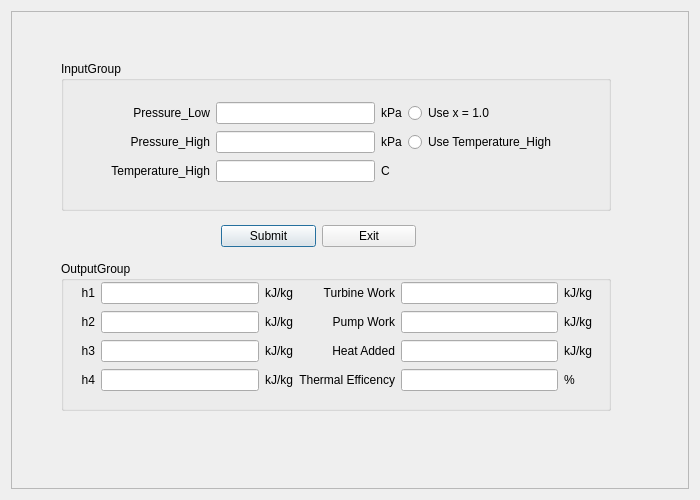
<?xml version="1.0" encoding="UTF-8"?>
<ui version="4.0">
 <class>Window1</class>
 <widget class="QDialog" name="Window1">
  <property name="enabled">
   <bool>true</bool>
  </property>
  <property name="geometry">
   <rect>
    <x>0</x>
    <y>0</y>
    <width>700</width>
    <height>500</height>
   </rect>
  </property>
  <property name="windowTitle">
   <string>Dialog</string>
  </property>
  <layout class="QHBoxLayout" name="horizontalLayout">
   <item>
    <widget class="QFrame" name="frame">
     <property name="frameShape">
      <enum>QFrame::StyledPanel</enum>
     </property>
     <property name="frameShadow">
      <enum>QFrame::Raised</enum>
     </property>
     <widget class="QGroupBox" name="inputGroup">
      <property name="geometry">
       <rect>
        <x>50</x>
        <y>50</y>
        <width>550</width>
        <height>150</height>
       </rect>
      </property>
      <property name="title">
       <string>InputGroup</string>
      </property>
      <widget class="QWidget" name="">
       <property name="geometry">
        <rect>
         <x>50</x>
         <y>40</y>
         <width>446</width>
         <height>82</height>
        </rect>
       </property>
       <layout class="QGridLayout" name="gridLayout_2">
        <item row="0" column="0">
         <widget class="QLabel" name="lable1">
          <property name="text">
           <string>Pressure_Low</string>
          </property>
          <property name="alignment">
           <set>Qt::AlignRight|Qt::AlignTrailing|Qt::AlignVCenter</set>
          </property>
         </widget>
        </item>
        <item row="0" column="1">
         <widget class="QLineEdit" name="txtInput1">
          <property name="text">
           <string/>
          </property>
          <property name="frame">
           <bool>true</bool>
          </property>
         </widget>
        </item>
        <item row="0" column="2">
         <widget class="QLabel" name="unit1">
          <property name="text">
           <string>kPa</string>
          </property>
         </widget>
        </item>
        <item row="0" column="3">
         <widget class="QRadioButton" name="rBtn1">
          <property name="text">
           <string>Use x = 1.0</string>
          </property>
         </widget>
        </item>
        <item row="1" column="0">
         <widget class="QLabel" name="label2">
          <property name="text">
           <string>Pressure_High</string>
          </property>
          <property name="alignment">
           <set>Qt::AlignRight|Qt::AlignTrailing|Qt::AlignVCenter</set>
          </property>
         </widget>
        </item>
        <item row="1" column="1">
         <widget class="QLineEdit" name="txtInput2">
          <property name="frame">
           <bool>true</bool>
          </property>
         </widget>
        </item>
        <item row="1" column="2">
         <widget class="QLabel" name="unit2">
          <property name="text">
           <string>kPa</string>
          </property>
         </widget>
        </item>
        <item row="1" column="3">
         <widget class="QRadioButton" name="rBtn2">
          <property name="text">
           <string>Use Temperature_High</string>
          </property>
         </widget>
        </item>
        <item row="2" column="0">
         <widget class="QLabel" name="label3">
          <property name="text">
           <string>Temperature_High</string>
          </property>
          <property name="alignment">
           <set>Qt::AlignRight|Qt::AlignTrailing|Qt::AlignVCenter</set>
          </property>
         </widget>
        </item>
        <item row="2" column="1">
         <widget class="QLineEdit" name="txtInput3">
          <property name="frame">
           <bool>true</bool>
          </property>
         </widget>
        </item>
        <item row="2" column="2">
         <widget class="QLabel" name="unit3">
          <property name="text">
           <string>C</string>
          </property>
         </widget>
        </item>
       </layout>
      </widget>
     </widget>
     <widget class="QGroupBox" name="outputGroup">
      <property name="geometry">
       <rect>
        <x>50</x>
        <y>250</y>
        <width>550</width>
        <height>150</height>
       </rect>
      </property>
      <property name="title">
       <string>OutputGroup</string>
      </property>
      <widget class="QWidget" name="">
       <property name="geometry">
        <rect>
         <x>20</x>
         <y>20</y>
         <width>511</width>
         <height>111</height>
        </rect>
       </property>
       <layout class="QGridLayout" name="gridLayout">
        <item row="0" column="0">
         <widget class="QLabel" name="label4">
          <property name="text">
           <string>h1</string>
          </property>
          <property name="alignment">
           <set>Qt::AlignRight|Qt::AlignTrailing|Qt::AlignVCenter</set>
          </property>
         </widget>
        </item>
        <item row="0" column="1">
         <widget class="QLineEdit" name="txtDisplay1">
          <property name="readOnly">
           <bool>true</bool>
          </property>
         </widget>
        </item>
        <item row="0" column="2">
         <widget class="QLabel" name="unit4">
          <property name="text">
           <string>kJ/kg</string>
          </property>
         </widget>
        </item>
        <item row="0" column="3">
         <widget class="QLabel" name="label8">
          <property name="text">
           <string>Turbine Work</string>
          </property>
          <property name="alignment">
           <set>Qt::AlignRight|Qt::AlignTrailing|Qt::AlignVCenter</set>
          </property>
         </widget>
        </item>
        <item row="0" column="4">
         <widget class="QLineEdit" name="txtDisplay5">
          <property name="readOnly">
           <bool>true</bool>
          </property>
         </widget>
        </item>
        <item row="0" column="5">
         <widget class="QLabel" name="unit8">
          <property name="text">
           <string>kJ/kg</string>
          </property>
         </widget>
        </item>
        <item row="1" column="0">
         <widget class="QLabel" name="label5">
          <property name="text">
           <string>h2</string>
          </property>
          <property name="alignment">
           <set>Qt::AlignRight|Qt::AlignTrailing|Qt::AlignVCenter</set>
          </property>
         </widget>
        </item>
        <item row="1" column="1">
         <widget class="QLineEdit" name="txtDisplay2">
          <property name="readOnly">
           <bool>true</bool>
          </property>
         </widget>
        </item>
        <item row="1" column="2">
         <widget class="QLabel" name="unit5">
          <property name="text">
           <string>kJ/kg</string>
          </property>
         </widget>
        </item>
        <item row="1" column="3">
         <widget class="QLabel" name="label9">
          <property name="text">
           <string>Pump Work</string>
          </property>
          <property name="alignment">
           <set>Qt::AlignRight|Qt::AlignTrailing|Qt::AlignVCenter</set>
          </property>
         </widget>
        </item>
        <item row="1" column="4">
         <widget class="QLineEdit" name="txtDisplay6">
          <property name="readOnly">
           <bool>true</bool>
          </property>
         </widget>
        </item>
        <item row="1" column="5">
         <widget class="QLabel" name="unit9">
          <property name="text">
           <string>kJ/kg</string>
          </property>
         </widget>
        </item>
        <item row="2" column="0">
         <widget class="QLabel" name="label6">
          <property name="text">
           <string>h3</string>
          </property>
          <property name="alignment">
           <set>Qt::AlignRight|Qt::AlignTrailing|Qt::AlignVCenter</set>
          </property>
         </widget>
        </item>
        <item row="2" column="1">
         <widget class="QLineEdit" name="txtDisplay3">
          <property name="readOnly">
           <bool>true</bool>
          </property>
         </widget>
        </item>
        <item row="2" column="2">
         <widget class="QLabel" name="unit6">
          <property name="text">
           <string>kJ/kg</string>
          </property>
         </widget>
        </item>
        <item row="2" column="3">
         <widget class="QLabel" name="label10">
          <property name="text">
           <string>Heat Added</string>
          </property>
          <property name="alignment">
           <set>Qt::AlignRight|Qt::AlignTrailing|Qt::AlignVCenter</set>
          </property>
         </widget>
        </item>
        <item row="2" column="4">
         <widget class="QLineEdit" name="txtDisplay7">
          <property name="readOnly">
           <bool>true</bool>
          </property>
         </widget>
        </item>
        <item row="2" column="5">
         <widget class="QLabel" name="uni10">
          <property name="text">
           <string>kJ/kg</string>
          </property>
         </widget>
        </item>
        <item row="3" column="0">
         <widget class="QLabel" name="label7">
          <property name="text">
           <string>h4</string>
          </property>
          <property name="alignment">
           <set>Qt::AlignRight|Qt::AlignTrailing|Qt::AlignVCenter</set>
          </property>
         </widget>
        </item>
        <item row="3" column="1">
         <widget class="QLineEdit" name="txtDisplay4">
          <property name="readOnly">
           <bool>true</bool>
          </property>
         </widget>
        </item>
        <item row="3" column="2">
         <widget class="QLabel" name="unit7">
          <property name="text">
           <string>kJ/kg</string>
          </property>
         </widget>
        </item>
        <item row="3" column="3">
         <widget class="QLabel" name="label11">
          <property name="text">
           <string>Thermal Efficency</string>
          </property>
          <property name="alignment">
           <set>Qt::AlignRight|Qt::AlignTrailing|Qt::AlignVCenter</set>
          </property>
         </widget>
        </item>
        <item row="3" column="4">
         <widget class="QLineEdit" name="txtDisplay8">
          <property name="readOnly">
           <bool>true</bool>
          </property>
         </widget>
        </item>
        <item row="3" column="5">
         <widget class="QLabel" name="unit11">
          <property name="text">
           <string>%</string>
          </property>
         </widget>
        </item>
       </layout>
      </widget>
     </widget>
     <widget class="QWidget" name="">
      <property name="geometry">
       <rect>
        <x>210</x>
        <y>210</y>
        <width>195</width>
        <height>30</height>
       </rect>
      </property>
      <layout class="QHBoxLayout" name="horizontalLayout_2">
       <item>
        <widget class="QPushButton" name="btnSubmit">
         <property name="text">
          <string>Submit</string>
         </property>
        </widget>
       </item>
       <item>
        <widget class="QPushButton" name="btnExit">
         <property name="text">
          <string>Exit</string>
         </property>
        </widget>
       </item>
      </layout>
     </widget>
    </widget>
   </item>
  </layout>
 </widget>
 <resources/>
 <connections/>
</ui>
